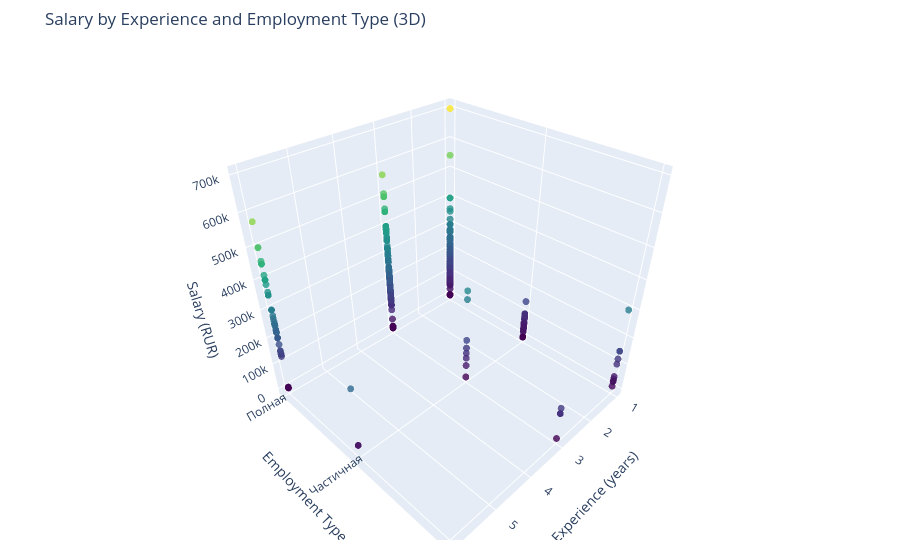

The code cell stored with this chart in its notebook:
### Code cell
fig = go.Figure(data=[go.Scatter3d(
    x=plot_df["experience"],
    y=plot_df["employment_code"],
    z=plot_df["salary_numeric"],
    text=plot_df["title"],
    mode='markers',
    marker=dict(
        size=4,
        color=plot_df["salary_numeric"],
        colorscale='Viridis',
        opacity=0.8
    )
)])

fig.update_layout(
    title="Salary by Experience and Employment Type (3D)",
    scene=dict(
        xaxis_title='Experience (years)',
        yaxis_title='Employment Type',
        zaxis_title='Salary (RUR)',
        yaxis=dict(
            tickvals=list(employment_map.values()),
            ticktext=list(employment_map.keys())
        )
    ),
    margin=dict(l=20, r=20, b=20, t=50)
)

fig.show()
pio.write_html(fig, file="charts/salary_3d.html", include_plotlyjs='cdn')

### Figure 1 — Plotly figure (JSON) as saved in the notebook; plotly's stock layout.template omitted (floating-point values rounded to 4 significant figures; data arrays with more than 128 entries replaced by an {"elided": "..."} marker saying what was removed)
{"data": [{"marker": {"color": {"elided": "800 float values"}, "colorscale": [[0, "#440154"], [0.1111, "#482878"], [0.2222, "#3e4989"], [0.3333, "#31688e"], [0.4444, "#26828e"], [0.5556, "#1f9e89"], [0.6667, "#35b779"], [0.7778, "#6ece58"], [0.8889, "#b5de2b"], [1, "#fde725"]], "opacity": 0.8, "size": 4}, "mode": "markers", "text": {"elided": "800 str values"}, "type": "scatter3d", "x": {"elided": "800 float values"}, "y": {"elided": "800 float values"}, "z": {"elided": "800 float values"}}], "layout": {"margin": {"b": 20, "l": 20, "r": 20, "t": 50}, "scene": {"xaxis": {"title": {"text": "Experience (years)"}}, "yaxis": {"ticktext": ["Полная", "Частичная", "Проектная"], "tickvals": [0, 1, 2], "title": {"text": "Employment Type"}}, "zaxis": {"title": {"text": "Salary (RUR)"}}}, "title": {"text": "Salary by Experience and Employment Type (3D)"}}}
